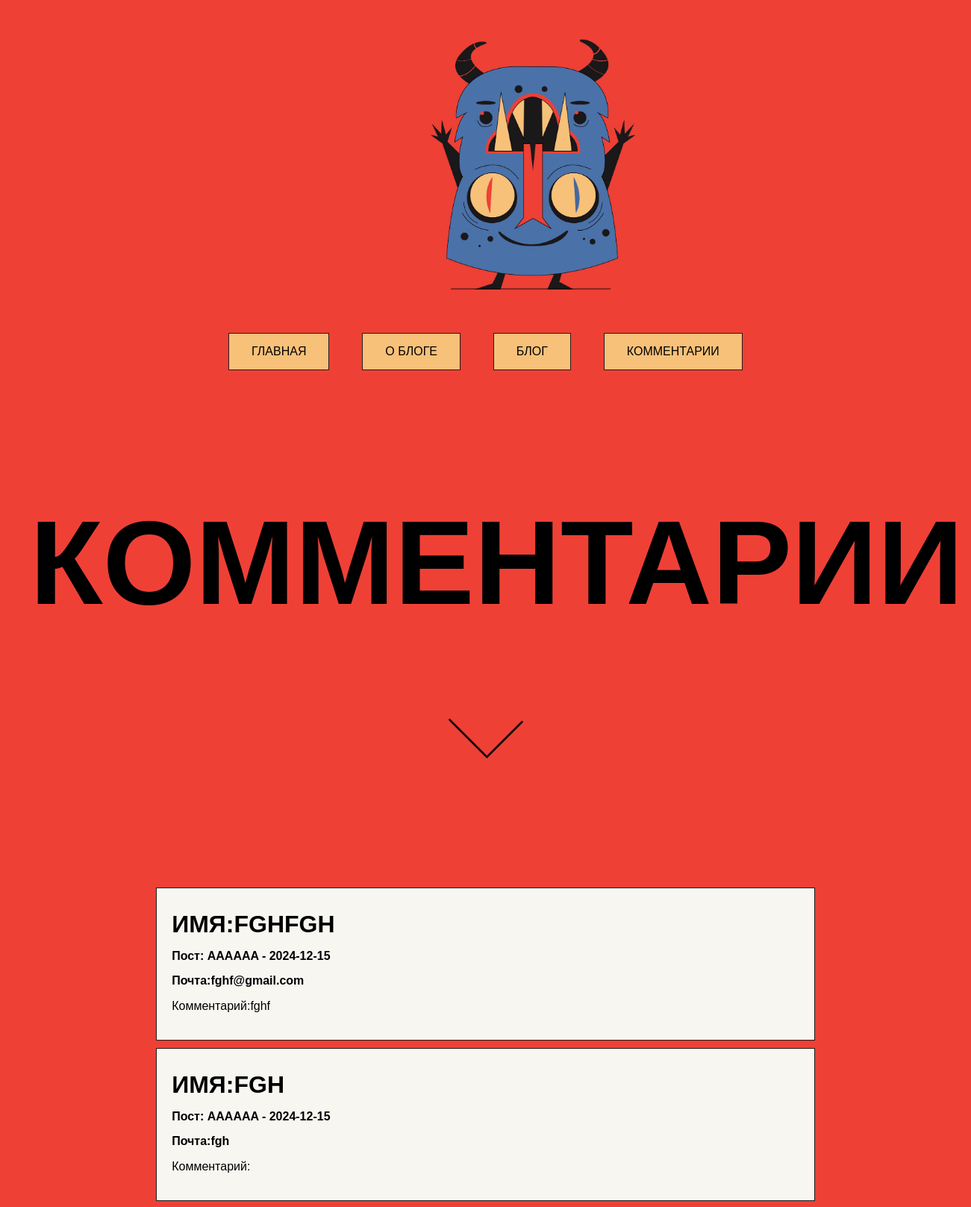
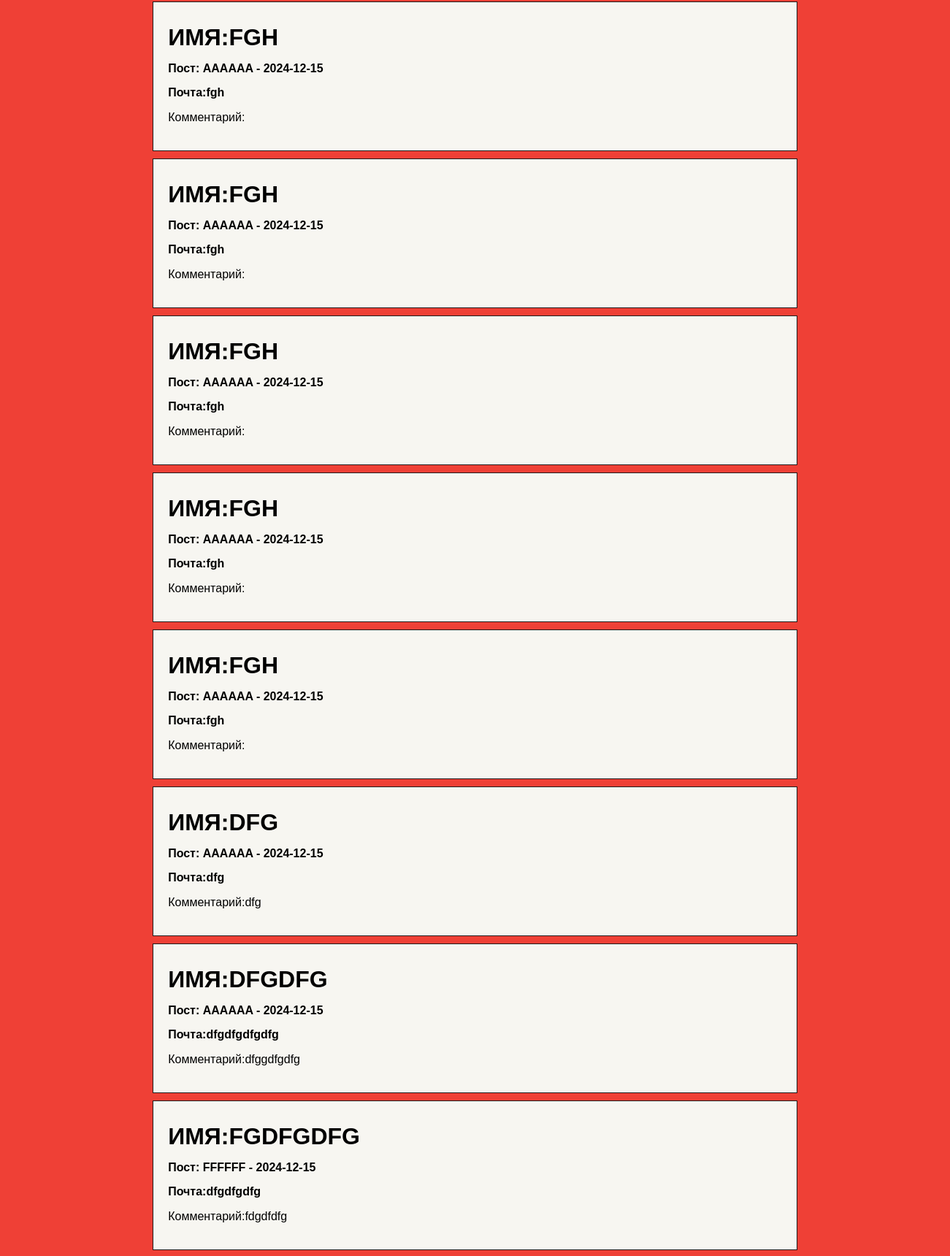
/posts/comments/ (upper part), run on the app's committed database (2 pictures, top to bottom).
### posts/models.py (models this page shows, shortened)
class Comment(models.Model):
    name = models.CharField(max_length=40, blank=False)
    email = models.EmailField(blank=False)
    text = models.TextField(max_length=500, blank=False)
    new = models.ForeignKey(News, on_delete=models.CASCADE)
    status = models.CharField(max_length=1, choices=STATUS_CHOICES, default="d")

class News(models.Model):
    title = models.CharField(max_length=40, blank=False)
    description = models.CharField(max_length=100, blank=False)
    text = models.TextField(max_length=500, blank=False)
    date = models.DateField(default="2024-12-15")
    def __str__(self):
        return f'{self.title} - {self.date}'

### posts/views.py (the view)
# urls.py: path('posts/comments', include('posts.urls')),
def comments(request):
    comment = Comment.objects.all()
    new = News.objects.values('id','title')
    title = "Комментарии"
    data = {"menu":MENU, "title":title, "comment":comment, 'new':new}
    return render(request, "./comments.html", context=data)

### templates/comments.html (shortened to what this page needs)
{% extends 'base.html' %}
{% load static %}
{% block  content %}
<div class="title">
  <h2>{{title}}</h2>
  <img src="{%static 'arr.png'%}" id="arr">
</div>
<div class="row">
{% for el in comment %}
<div class="card color2">
        <div class="feed">
            <h2>Имя:{{el.name}}</h2>
            <h4>Пост: {{el.new}}</h4>
            <h4>Почта:{{el.email}}</h4>
            <p>Комментарий:{{el.text}}</p>
        </div>
</div>
{% endfor %}
</div>
{% endblock %}

### static/css/base.css (style rules this page uses)
body { font-family: "Montserrat", sans-serif; font-optical-sizing: auto; font-style: normal; background-color: #EF4036; margin:0px; padding:0px; }
h2 { font-size: 2em; margin: 10px; margin-left: 0px; text-transform: uppercase; }
h4 { font-size: 1em; margin: 15px; font-weight: 600; margin-left: 0px; }
.color2 { background-color: #f7f6f1; border: 1px solid rgb(31, 28, 28); }

### static/css/index.css (style rules this page uses)
* { box-sizing: border-box; }
body { font-family: Arial; padding: 20px; }
.row { width:70%; margin:auto; }
.card { padding: 20px; margin-top: 10px; }
.row:after { content: ""; display: table; clear: both; }
.title { padding: 20px; text-align: center; margin-top: 10%; margin-bottom: 5%; font-size: 5em; }
#arr { width:100px; margin-top: 5%; margin-bottom: 5%; align-items:center; }

### data on the page
Comment: name "FGHFGH", new "AAAAAA - 2024-12-15", email "fghf@gmail.com", text "fghf"
Comment: name "FGH", new "AAAAAA - 2024-12-15", email "fgh"
Comment: name "FGH", new "AAAAAA - 2024-12-15", email "fgh"
Comment: name "FGH", new "AAAAAA - 2024-12-15", email "fgh"
Comment: name "FGH", new "AAAAAA - 2024-12-15", email "fgh"
Comment: name "FGH", new "AAAAAA - 2024-12-15", email "fgh"
Comment: name "FGH", new "AAAAAA - 2024-12-15", email "fgh"
Comment: name "DFG", new "AAAAAA - 2024-12-15", email "dfg", text "dfg"
Comment: name "DFGDFG", new "AAAAAA - 2024-12-15", email "dfgdfgdfgdfg", text "dfggdfgdfg"
Comment: name "FGDFGDFG", new "FFFFFF - 2024-12-15", email "dfgdfgdfg", text "fdgdfdfg"

### other printed values
{{ key }} "ГЛАВНАЯ" "О БЛОГЕ" "БЛОГ" "КОММЕНТАРИИ"
{{ title }} "КОММЕНТАРИИ"
